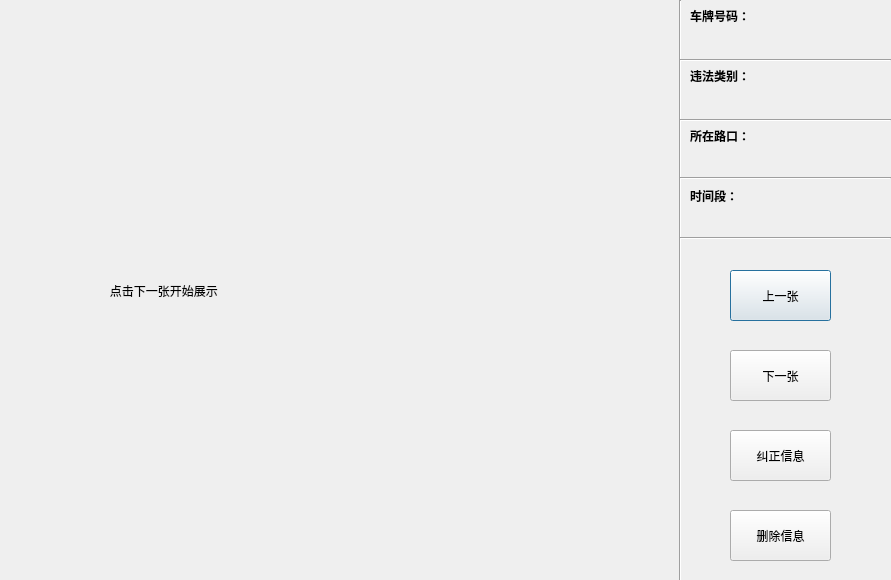
<?xml version="1.0" encoding="UTF-8"?>
<ui version="4.0">
 <class>dialogillgal</class>
 <widget class="QDialog" name="dialogillgal">
  <property name="geometry">
   <rect>
    <x>0</x>
    <y>0</y>
    <width>891</width>
    <height>580</height>
   </rect>
  </property>
  <property name="minimumSize">
   <size>
    <width>891</width>
    <height>580</height>
   </size>
  </property>
  <property name="maximumSize">
   <size>
    <width>891</width>
    <height>580</height>
   </size>
  </property>
  <property name="windowTitle">
   <string>查看违法帧</string>
  </property>
  <widget class="Line" name="line">
   <property name="geometry">
    <rect>
     <x>660</x>
     <y>0</y>
     <width>41</width>
     <height>581</height>
    </rect>
   </property>
   <property name="maximumSize">
    <size>
     <width>41</width>
     <height>581</height>
    </size>
   </property>
   <property name="orientation">
    <enum>Qt::Vertical</enum>
   </property>
  </widget>
  <widget class="QLabel" name="label_2">
   <property name="geometry">
    <rect>
     <x>690</x>
     <y>0</y>
     <width>71</width>
     <height>31</height>
    </rect>
   </property>
   <property name="font">
    <font>
     <family>Agency FB</family>
     <weight>75</weight>
     <bold>true</bold>
    </font>
   </property>
   <property name="text">
    <string>车牌号码：</string>
   </property>
  </widget>
  <widget class="QLabel" name="plate_number">
   <property name="geometry">
    <rect>
     <x>690</x>
     <y>30</y>
     <width>201</width>
     <height>21</height>
    </rect>
   </property>
   <property name="text">
    <string/>
   </property>
  </widget>
  <widget class="QLabel" name="label_4">
   <property name="geometry">
    <rect>
     <x>690</x>
     <y>60</y>
     <width>71</width>
     <height>31</height>
    </rect>
   </property>
   <property name="font">
    <font>
     <family>Agency FB</family>
     <weight>75</weight>
     <bold>true</bold>
    </font>
   </property>
   <property name="text">
    <string>违法类别：</string>
   </property>
   <property name="scaledContents">
    <bool>false</bool>
   </property>
  </widget>
  <widget class="QLabel" name="illegal_type">
   <property name="geometry">
    <rect>
     <x>690</x>
     <y>90</y>
     <width>191</width>
     <height>21</height>
    </rect>
   </property>
   <property name="text">
    <string/>
   </property>
  </widget>
  <widget class="QPushButton" name="before">
   <property name="geometry">
    <rect>
     <x>730</x>
     <y>270</y>
     <width>101</width>
     <height>51</height>
    </rect>
   </property>
   <property name="text">
    <string>上一张</string>
   </property>
  </widget>
  <widget class="QPushButton" name="next">
   <property name="geometry">
    <rect>
     <x>730</x>
     <y>350</y>
     <width>101</width>
     <height>51</height>
    </rect>
   </property>
   <property name="text">
    <string>下一张</string>
   </property>
  </widget>
  <widget class="Line" name="line_2">
   <property name="geometry">
    <rect>
     <x>680</x>
     <y>50</y>
     <width>211</width>
     <height>20</height>
    </rect>
   </property>
   <property name="orientation">
    <enum>Qt::Horizontal</enum>
   </property>
  </widget>
  <widget class="Line" name="line_3">
   <property name="geometry">
    <rect>
     <x>680</x>
     <y>110</y>
     <width>211</width>
     <height>20</height>
    </rect>
   </property>
   <property name="orientation">
    <enum>Qt::Horizontal</enum>
   </property>
  </widget>
  <widget class="QPushButton" name="delete_info">
   <property name="geometry">
    <rect>
     <x>730</x>
     <y>510</y>
     <width>101</width>
     <height>51</height>
    </rect>
   </property>
   <property name="text">
    <string>删除信息</string>
   </property>
  </widget>
  <widget class="QPushButton" name="ChangeButton">
   <property name="geometry">
    <rect>
     <x>730</x>
     <y>430</y>
     <width>101</width>
     <height>51</height>
    </rect>
   </property>
   <property name="text">
    <string>纠正信息</string>
   </property>
  </widget>
  <widget class="QLabel" name="label_3">
   <property name="geometry">
    <rect>
     <x>690</x>
     <y>120</y>
     <width>71</width>
     <height>31</height>
    </rect>
   </property>
   <property name="font">
    <font>
     <family>Agency FB</family>
     <weight>75</weight>
     <bold>true</bold>
    </font>
   </property>
   <property name="text">
    <string>所在路口：</string>
   </property>
  </widget>
  <widget class="Line" name="line_4">
   <property name="geometry">
    <rect>
     <x>680</x>
     <y>170</y>
     <width>211</width>
     <height>16</height>
    </rect>
   </property>
   <property name="orientation">
    <enum>Qt::Horizontal</enum>
   </property>
  </widget>
  <widget class="QLabel" name="label_5">
   <property name="geometry">
    <rect>
     <x>690</x>
     <y>180</y>
     <width>61</width>
     <height>31</height>
    </rect>
   </property>
   <property name="font">
    <font>
     <family>Agency FB</family>
     <weight>75</weight>
     <bold>true</bold>
    </font>
   </property>
   <property name="text">
    <string>时间段：</string>
   </property>
  </widget>
  <widget class="Line" name="line_5">
   <property name="geometry">
    <rect>
     <x>680</x>
     <y>230</y>
     <width>211</width>
     <height>16</height>
    </rect>
   </property>
   <property name="orientation">
    <enum>Qt::Horizontal</enum>
   </property>
  </widget>
  <widget class="QLabel" name="label_Road_Belong">
   <property name="geometry">
    <rect>
     <x>690</x>
     <y>150</y>
     <width>181</width>
     <height>21</height>
    </rect>
   </property>
   <property name="text">
    <string/>
   </property>
  </widget>
  <widget class="QLabel" name="label_Time_Belong">
   <property name="geometry">
    <rect>
     <x>690</x>
     <y>210</y>
     <width>201</width>
     <height>21</height>
    </rect>
   </property>
   <property name="text">
    <string/>
   </property>
  </widget>
  <widget class="QLabel" name="label">
   <property name="geometry">
    <rect>
     <x>0</x>
     <y>0</y>
     <width>681</width>
     <height>581</height>
    </rect>
   </property>
   <property name="minimumSize">
    <size>
     <width>681</width>
     <height>581</height>
    </size>
   </property>
   <property name="text">
    <string>                                 点击下一张开始展示</string>
   </property>
  </widget>
 </widget>
 <resources/>
 <connections/>
</ui>
